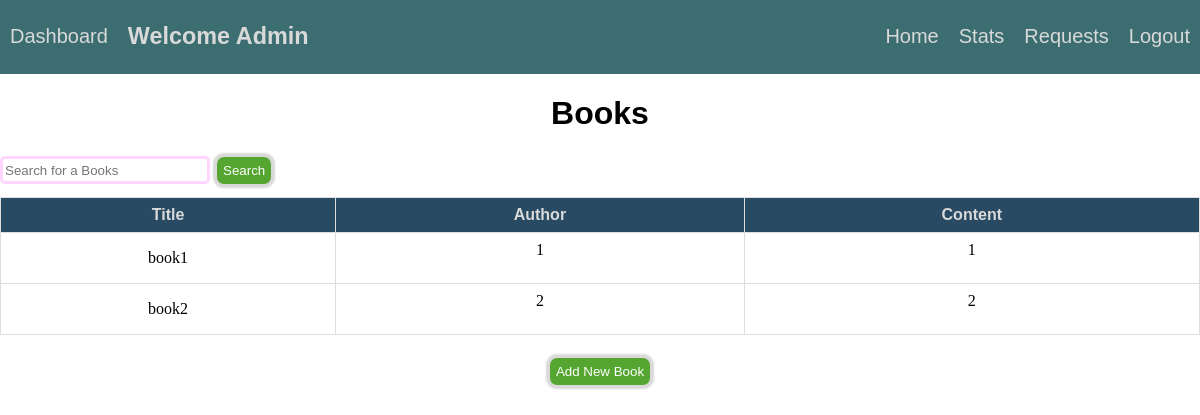
Page /section_books/1 on the earlier database version.
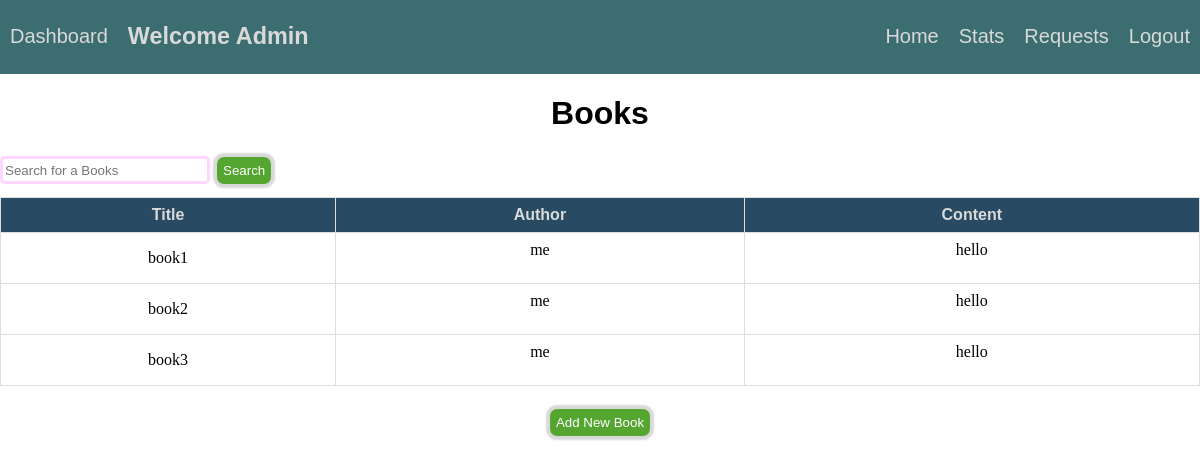
Same page on the later database version.
### tables this page shows
CREATE TABLE books (booktitle TEXT PRIMARY KEY,content TEXT,author TEXT,section_id INTEGER);

### app.py (the view)
@app.route('/section_books/<int:section_id>')
def section_books(section_id):
    conn = get_db_connection()
    books = conn.execute('SELECT * FROM books WHERE section_id = ?', (section_id,)).fetchall()
    conn.close()
    print(books)
    return render_template('section_books.html', section_id=section_id, books=books)

### app.py (called while the page is built)
def get_db_connection():
    conn = sqlite3.connect('database.db')
    conn.row_factory = sqlite3.Row
    return conn

### templates/section_books.html (shortened to what this page needs)
<!DOCTYPE html>
<html lang="en">
<head>
    <link rel="stylesheet" href="{{ url_for('static', filename='style.css') }}">
</head>
<body style="margin: 0;">
    <div class="">
        <div class="topbar">
            <div class="leftitems">
                <a href="{{url_for('librarian_dashboard')}}">Dashboard </a>
                <h3>Welcome Admin</h3>
            </div>
            <div class="rightitems">
                <a href="{{url_for('librarian_dashboard')}}">Home </a>
                <a href="{{ url_for('adminstats') }}">Stats   </a>
                <a href="{{ url_for('requests') }}">Requests  </a>
                <a href="{{ url_for('logout') }}">Logout</a>
            </div>
        </div>
        <div class="books-container">
            <h1 style="text-align: center; font-family: arial;">Books</h1>
            <div class="book-search">
            <form action = "/booksearch" method="POST">
                <input type="text" name="search" placeholder="Search for a Books" class="txtbox">
                <input type="submit" value="Search" class="searchbtn">
            </form>
            </div>
            <div class="book-content">
            <table>
                <thread>
                    <tr>
                        <th>Title</th>
                        <th>Author</th>
                        <th>Content</th>
                    </tr>
                </thread>
                <tbody>
                    {% for book in books %}
                        <tr>
                             <td>{{ book.booktitle }}</h3></td>
                             <td>{{ book.author }}</p></td>
                             <td>{{ book.content }}</p></td>
                        </tr>
                    {% endfor %}
                </tbody>
            </table>
            </div>
            <div class="add-book-btn"> <button onclick="showAddBookForm()">Add New Book</button></div>
        </div>
    </div>
</body>
</html>

Differences in the rows shown:
changed books "book1": author "1" → "me"; content "1" → "hello"
changed books "book2": author "2" → "me"; content "2" → "hello"
added books: booktitle "book3", author "me", content "hello"
